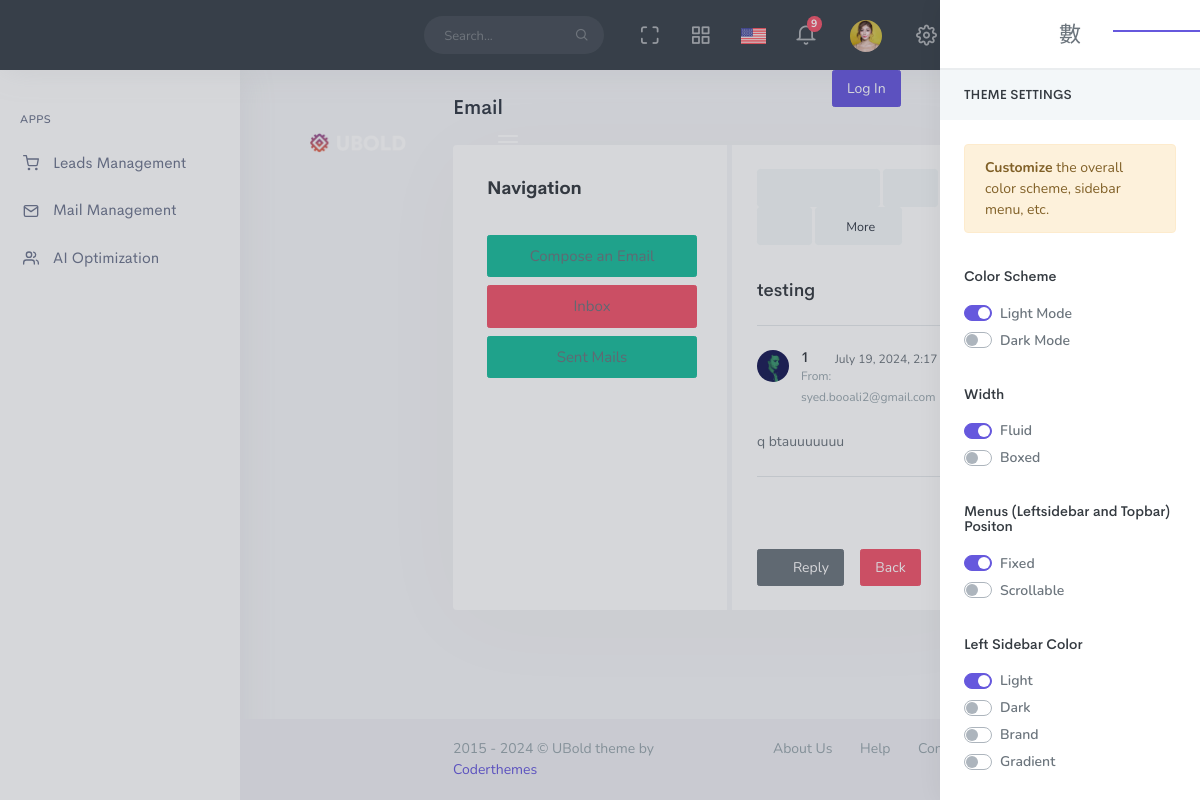
/api/read_sent_mail/1/, run on the app's committed database.
### custom_mails/models.py (models this page shows)
class SentEmail(models.Model):
    recipient = models.EmailField()
    recipient_name = models.TextField()
    subject = models.CharField(max_length=255)
    html_body = models.TextField()
    sent_at = models.DateTimeField(auto_now_add=True)

### custom_mails/views.py (the view)
# urls.py: path('read_sent_mail/<int:email_id>/', read_sent_email, name='read_sent_mail'),
def read_sent_email(request, email_id):
    email = get_object_or_404(SentEmail, id=email_id)
    return render(request, 'dashboard/read_sent_mail.html', {'email': email})

### authentication/templates/dashboard/read_sent_mail.html (shortened to what this page needs)
{% extends 'registration/base.html' %}
{% load static %}
{% block content %}
<div class="content-page">
    <div class="content">
        <div class="container-fluid">
            <div class="row">
                <div class="col-12">
                    <div class="page-title-box">
                        <h4 class="page-title">Email</h4>
                    </div>
                </div>
            </div>
                <div class="row">
                    <div class="col-12">
                        <div class="card-box">
                            <div class="inbox-leftbar">
                                <h4 class="logo-lg-text-light font-weight-bold">Navigation</h4>
                                <div class="mail-list mt-4">
                                    <a href="{% url 'send_mail' %}"
                                        class="btn btn-success btn-block waves-effect waves-light">Compose an Email</a>
                                    <a href="{% url 'get_received_emails' %}"
                                        class="btn btn-danger btn-block waves-effect waves-light">Inbox</a>
                                    <a href="{% url 'get_sent_emails' %}"
                                        class="btn btn-success btn-block waves-effect waves-light">Sent Mails</a>
                                </div>
                            </div>
                            <div class="inbox-rightbar">
                                <div class="btn-group">
                                    <button type="button" class="btn btn-sm btn-light waves-effect"><i
                                            class="mdi mdi-archive font-18"></i></button>
                                    <button type="button" class="btn btn-sm btn-light waves-effect"><i
                                            class="mdi mdi-alert-octagon font-18"></i></button>
                                    <button type="button" class="btn btn-sm btn-light waves-effect"><i
                                            class="mdi mdi-delete-variant font-18"></i></button>
                                </div>
                                <div class="btn-group">
                                    <button type="button" class="btn btn-sm btn-light dropdown-toggle waves-effect"
                                        data-toggle="dropdown" aria-expanded="false">
                                        <i class="mdi mdi-folder font-18"></i>
                                        <i class="mdi mdi-chevron-down"></i>
                                    </button>
                                </div>
                                <div class="btn-group">
                                    <button type="button" class="btn btn-sm btn-light dropdown-toggle waves-effect"
                                        data-toggle="dropdown" aria-expanded="false">
                                        <i class="mdi mdi-label font-18"></i>
                                        <i class="mdi mdi-chevron-down"></i>
                                    </button>
                                </div>
                                <div class="btn-group">
                                    <button type="button" class="btn btn-sm btn-light dropdown-toggle waves-effect"
                                        data-toggle="dropdown" aria-expanded="false">
                                        <i class="mdi mdi-dots-horizontal font-18"></i> More
                                        <i class="mdi mdi-chevron-down"></i>
                                    </button>
                                </div>
                                <div class="mt-4">
                                    <h5 class="font-18">{{ email.subject }}</h5>
                                    <hr/>
                                    <div class="media mb-3 mt-1">
                                        <img class="d-flex mr-2 rounded-circle" src="{% static 'authentication/assets/images/users/user-2.jpg' %}" alt="placeholder image" height="32">
                                        <div class="media-body">
                                            <small class="float-right">{{ email.sent_at }}</small>
                                            <h6 class="m-0 font-14">{{ email.recipient_name }}</h6>
                                            <small class="text-muted">From: {{ email.recipient }}</small>
                                        </div>
                                    </div>
                                <div>
                                    <p>{{ email.html_body }}</p>
                                    </div>
                                    <hr/>
                                    <div class="mt-5">
                                        <a href="{% url 'reply_sent_email' email.id %}" class="btn btn-secondary mr-2"><i class="mdi mdi-reply mr-1"></i> Reply</a>
                                        <a href="{% url 'get_sent_emails' %}" class="btn btn-danger">Back</a>
                                    </div>
                                </div>
                            </div>
                        </div>
                    </div>
                </div>
            </div>
        </div>
    </div>
    </body>
    </html>
    {% endblock %}

### data on the page
SentEmail: subject "testing", sent_at "July 19, 2024, 2:17 p.m.", recipient_name "1", recipient "syed.booali2@gmail.com", html_body "q btauuuuuuu"
